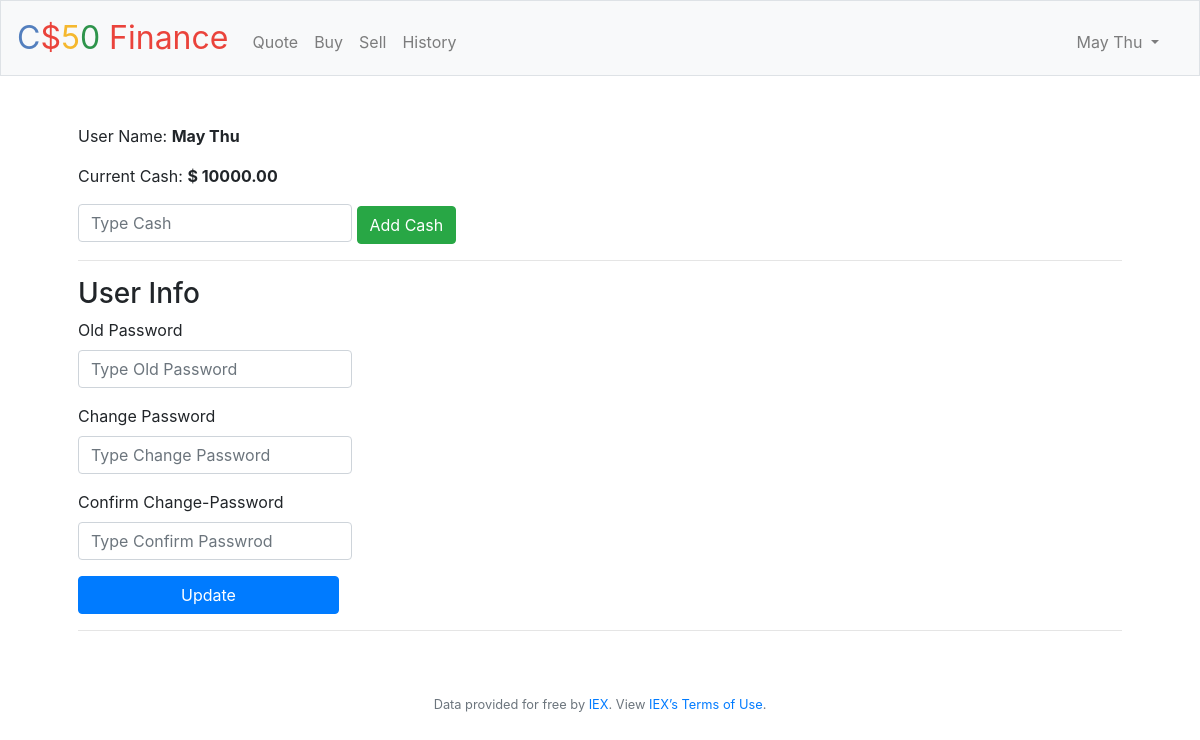
/account (signed in), run on the app's committed database.
### tables this page shows
CREATE TABLE 'users' ('id' INTEGER PRIMARY KEY AUTOINCREMENT NOT NULL, 'username' TEXT NOT NULL, 'hash' TEXT NOT NULL, 'cash' NUMERIC NOT NULL DEFAULT 10000.00 );

### application.py (the view, shortened to what this page needs)
@app.route("/account", methods=["GET", "POST"])
@login_required
def account():
    user_id = session['user_id']
    user = db.execute("SELECT * FROM users WHERE id=:id", id=user_id)
    user = user[0]
    if request.method == "GET":
        return render_template("account.html", user=user)

### application.py (called while the page is built)
@app.after_request
def after_request(response):
    response.headers["Cache-Control"] = "no-cache, no-store, must-revalidate"
    response.headers["Expires"] = 0
    response.headers["Pragma"] = "no-cache"
    return response

### helpers.py (called while the page is built)
def login_required(f):
    @wraps(f)
    def decorated_function(*args, **kwargs):
        if session.get("user_id") is None:
            return redirect("/login")
        return f(*args, **kwargs)
    return decorated_function

### templates/account.html (shortened to what this page needs)
{% extends('layout.html') %}
{% block main %}
    <div class="text-left">
        <p class="text-left"> User Name: <b> {{ user['username'] }} </b> </p>
        <p class="text-left">
            Current Cash: <b> $ {{ "{0:.2f}".format(user['cash']) }} </b>
        </p>
        <form action="/add-cash" method="POST">
            <input type="number" class="form-control" name="cash" placeholder="Type Cash" autofocus>
            <button type="submit" class="btn btn-success">Add Cash</button>
        </form>
        <hr>
        <form action="/account" method="POST">
            <h3>User Info</h3>
            <div class="row form-group">
                <label class="col-12"> Old Password </label>
                <div class="col-12">
                    <input type="password" class="form-control" name="oldpwd" placeholder="Type Old Password">
                </div>
            </div>
            <div class="row form-group">
                <label for="" class="col-12"> Change Password </label>
                <div class="col-12">
                    <input type="password" class="form-control" name="pwd" placeholder="Type Change Password">
                </div>
            </div>
            <div class="row form-group">
                <label for="" class="col-12"> Confirm Change-Password </label>
                <div class="col-12">
                    <input type="password" class="form-control" name="confirmpwd" placeholder="Type Confirm Passwrod">
                </div>
            </div>
            <input type="submit" value="Update" class="col-3 btn btn-primary">
        </form>
        <hr>
    </div>
{% endblock %}

### templates/layout.html (shortened to what this page needs)
<!DOCTYPE html>
<html lang="en">
    <head>
        <link href="https://maxcdn.bootstrapcdn.com/bootstrap/4.1.3/css/bootstrap.min.css" rel="stylesheet">
        <link href="/static/styles.css" rel="stylesheet">
    </head>
    <body>
        <nav class="navbar navbar-expand-md navbar-light bg-light border">
            <a class="navbar-brand" href="/"><span class="blue">C</span><span class="red">$</span><span class="yellow">5</span><span class="green">0</span> <span class="red">Finance</span></a>
            <div class="collapse navbar-collapse" id="navbar">
                {% if session.user_id %}
                    <ul class="navbar-nav mr-auto mt-2">
                        <li class="nav-item"><a class="nav-link" href="/quote">Quote</a></li>
                        <li class="nav-item"><a class="nav-link" href="/buy">Buy</a></li>
                        <li class="nav-item"><a class="nav-link" href="/sell">Sell</a></li>
                        <li class="nav-item"><a class="nav-link" href="/history">History</a></li>
                    </ul>
                    <ul class="navbar-nav mr-3 mt-2">
                        <li class="nav-item dropdown">
                            <a class="nav-link dropdown-toggle" id="dropdownMenuLink" data-toggle="dropdown" aria-haspopup="true" aria-expanded="false">
                                {{ session['user_name'] }}
                            </a>
                        </li>
                    </ul>
                {% else %}
                    <ul class="navbar-nav ml-auto mt-2">
                        <li class="nav-item"><a class="nav-link" href="/register">Register</a></li>
                        <li class="nav-item"><a class="nav-link" href="/login">Log In</a></li>
                    </ul>
                {% endif %}
            </div>
        </nav>
        <main class="container p-5">
            {% block main %}{% endblock %}
        </main>
        <footer class="small text-center text-muted">
            Data provided for free by <a href="https://iextrading.com/developer">IEX</a>. View <a href="https://iextrading.com/api-exhibit-a/">IEX’s Terms of Use</a>.
        </footer>
    </body>
</html>

### static/styles.css (style rules this page uses)
nav .navbar-brand { font-size: xx-large; }
nav .navbar-brand .blue { color: #537fbe; }
nav .navbar-brand .red { color: #ea433b; }
nav .navbar-brand .yellow { color: #f5b82e; }
nav .navbar-brand .green { color: #2e944b; }
main .form-control { display: inline-block; width: auto; }
main { overflow-x: auto; text-align: center; }

### data on the page
users: user_name "May Thu", username "May Thu", cash "10000.00"
